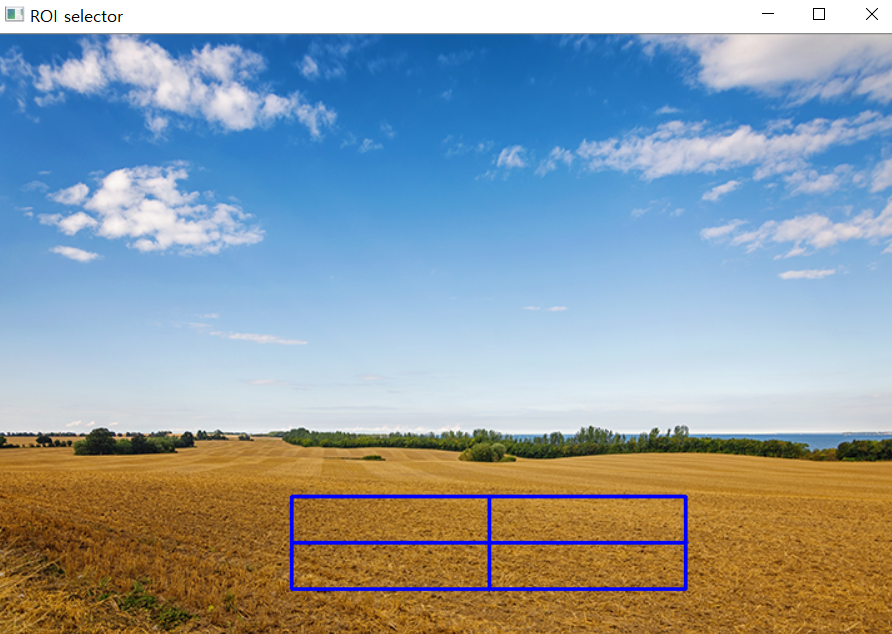
#> input picture data/img.png, 892 x 634 px, found by its file name
$ python c2_noiseCancelling.py
#> lines starting #> are read from the running program, lines starting #| are printed output that depends on the picture
import cv2, numpy as np

img1 = cv2.imread('data/img.png', cv2.IMREAD_GRAYSCALE)
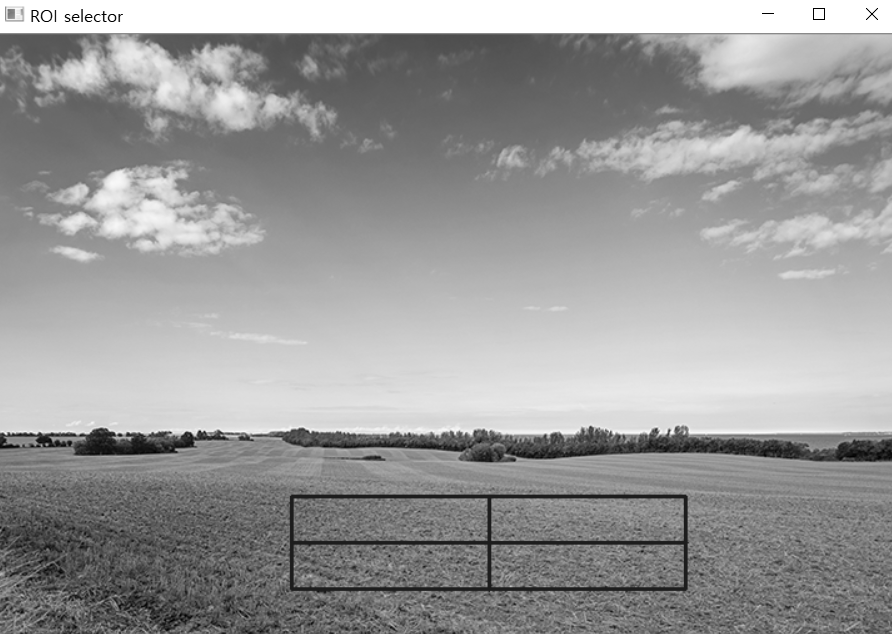
#> img1: shape (634, 892); min 0, max 255, mean 153.4

h, w = img1.shape
#> h = 634; w = 892
sort_pepper_ratio = (np.uint32)((h*w)*0.1)
#> sort_pepper_ratio = 56552
sort_noise_x = np.full(shape=[sort_pepper_ratio], fill_value=0, dtype=np.uint16)
sort_noise_y = np.full(shape=[sort_pepper_ratio], fill_value=0, dtype=np.uint16)
pepper_noise_x = np.full(shape=[sort_pepper_ratio], fill_value=0, dtype=np.uint16)
pepper_noise_y = np.full(shape=[sort_pepper_ratio], fill_value=0, dtype=np.uint16)
gaussian_noise = np.full(shape=[h,w], fill_value=0, dtype=np.uint8)
cv2.randu(sort_noise_x, 0, w); cv2.randn(sort_noise_y, 0, h)
cv2.randu(pepper_noise_x, 0, w); cv2.randu(pepper_noise_y, 0, h)
cv2.randn(gaussian_noise, 0, 20)
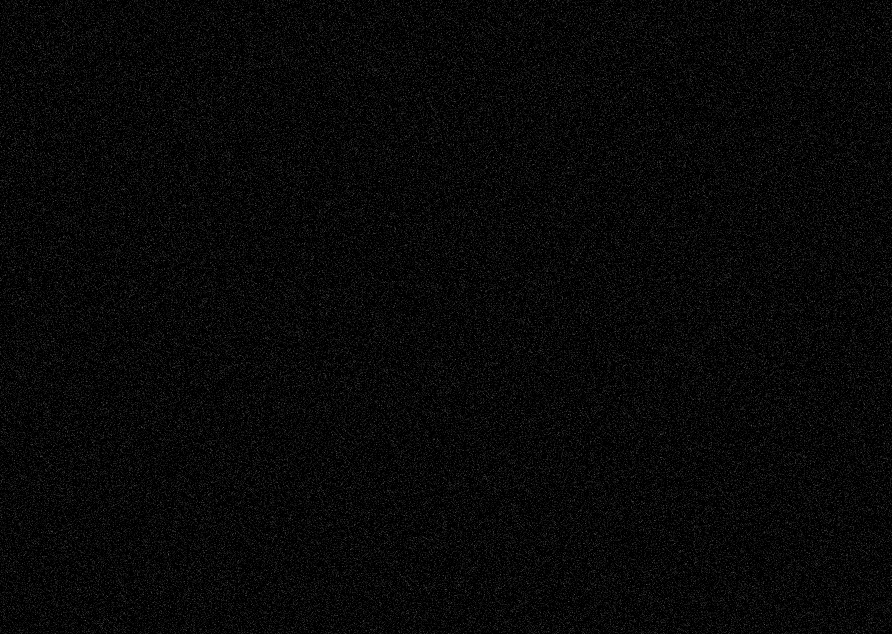
#> gaussian_noise: shape (634, 892); min 0, max 93, mean 8
sort_pepper_img = cv2.copyTo(img1, None)
gaussian_noise_img = cv2.add(img1, gaussian_noise)
for i in range(sort_pepper_ratio):
#> (the run stopped early here; a loop or call above may not have finished)

$ run again, with data/pic.jpg saved as data/img.png
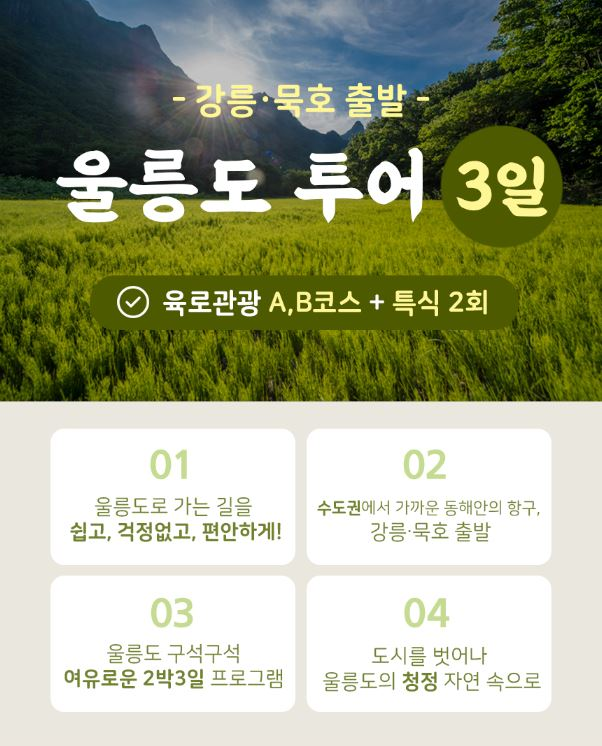
#> input picture data/pic.jpg, 602 x 746 px, found by its file name
#> `img1 = cv2.imread('data/img.png', cv2.IMREAD_GRAYSCALE)`:
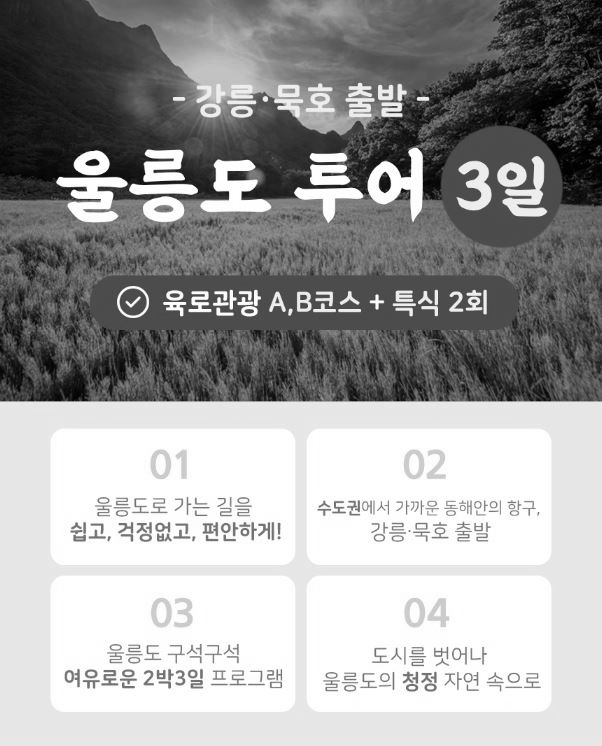
#> img1: shape (746, 602); min 0, max 255, mean 160.1
